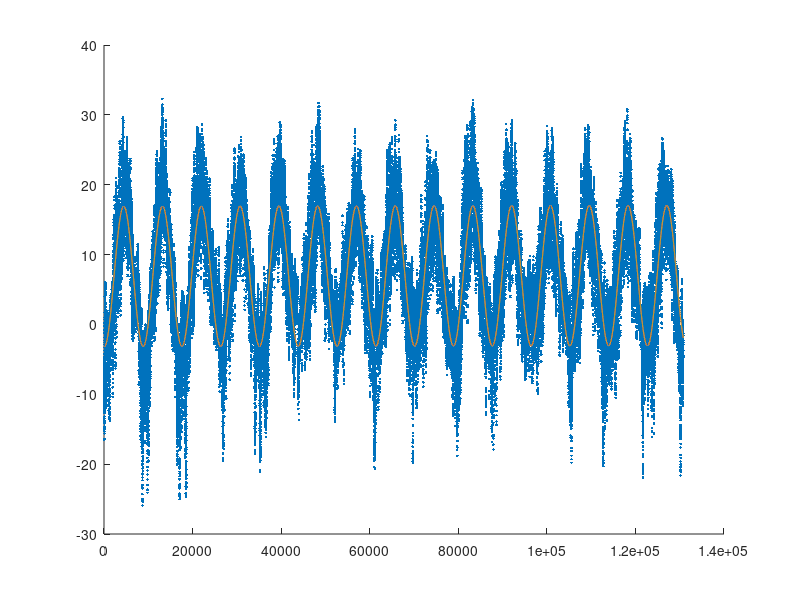

Recreate this plot in MATLAB.
%{
a).
T(t) = c1 + c2 + c3*sin(w*(t-ts))
T(t) = c1 + c2 + c3*cos(w*ts)*sin(w*t) - c3*sin(w*ts)*cos(w*t)

  c3*sin(w*(t-ts))
= c3*sin(w*t - w*ts)
= c3*(sin(w*t)cos(w*ts) - cos(w*t)*sin(w*ts))
= c3*cos(w*ts)*sin(w*ts) - sin(w*ts)*cos(w*t)

v.s.v
T(t) = c1 + c2 + c3*sin(w*(t-ts))
    ==
T(t) = c1 + c2 + c3*cos(w*ts)*sin(w*t) - c3*sin(w*ts)*cos(w*t)
%}

% b).
load STHLMARLANDA2023.mat

% constant w
w = 2*pi / (365*24);

Tori = @(c, t, ts) c(1) + c(2)*t + c(3)*sin(w*(t-ts));
Tnew = @(c, t, ts) c(1) + c(2)*t + c(3)*cos(w*ts)*sin(w*t) - c(3)*sin(w*ts)*cos(w*t);

t = [0:size(Td)-1]';
A = [ones(size(t)), t, sin(w*t), cos(w*t)];

% calc(3) = A0, calc(4) = A1
calc = A\Td;

%amplitud
% calc(3)^2 + calc(4)^2 = c3^2
c3 = sqrt(calc(3)^2 + calc(4)^2)

%ts
% calc(3) = c3*cos(w*ts)
% acos(calc(3)/c3) = w*ts
% acos(calc(3)/c3) / w = ts
ts = acos(calc(3)/ c3) / w
% calc(4) = -c3*sin(pi - w*ts)
% asin(calc(4) / -c3) = pi - w*ts
% (pi - asin(calc(4) / -c3)) / w = ts
ts1 = (pi - asin(calc(4) / -c3)) / w

c = [calc(1), calc(2), c3]';

% c).
Tmod = Tnew(c, t, ts);
res = norm(Td-Tmod)

hold on 
plot(t, Td, '.')
plot(t, Tori(c, t, ts))
plot(t, Tmod)

% d). Ja, eftersom c2 är ökningen och det är 9.88929693482059e-07 är det en
% liten ökning.


